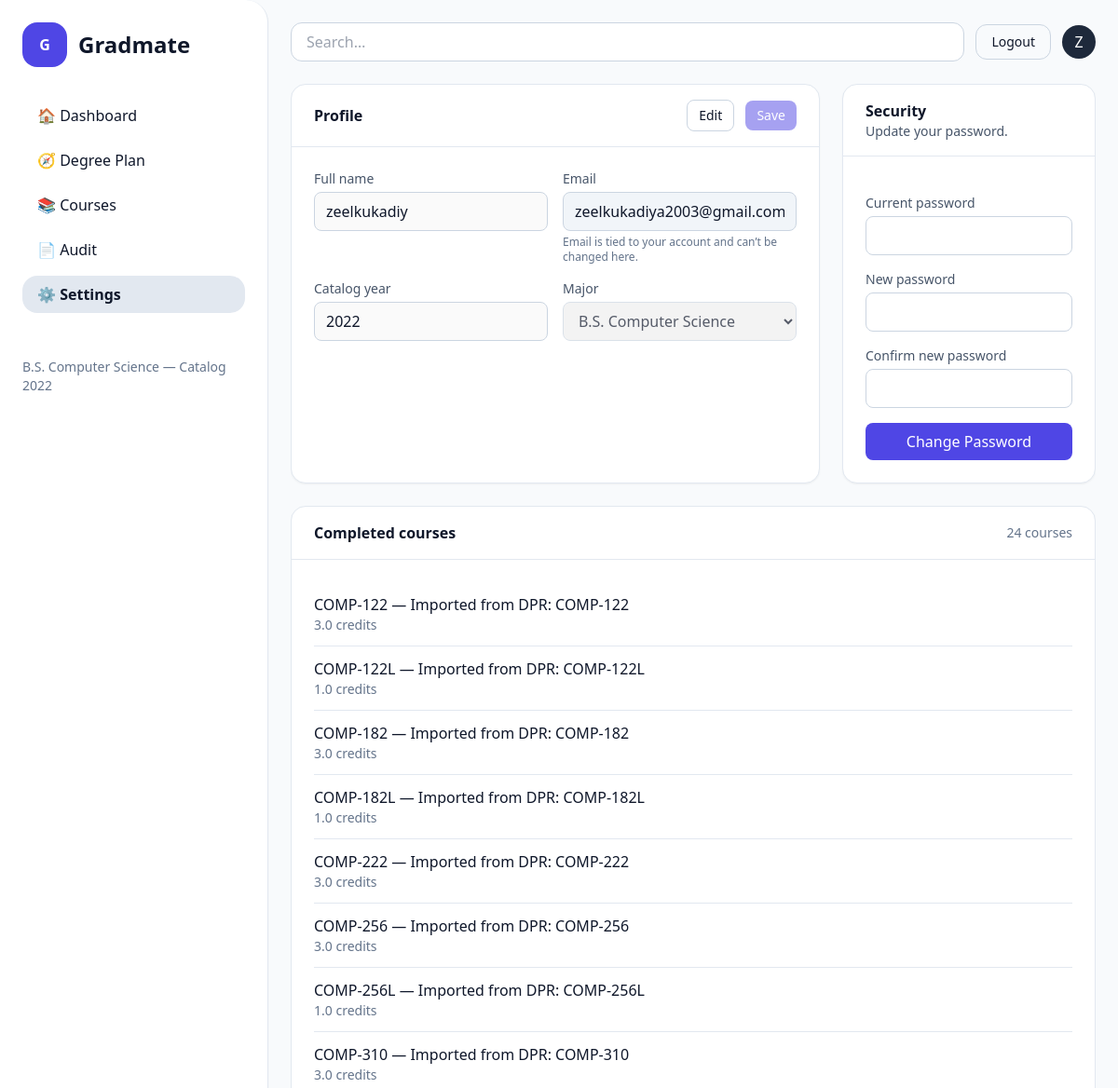
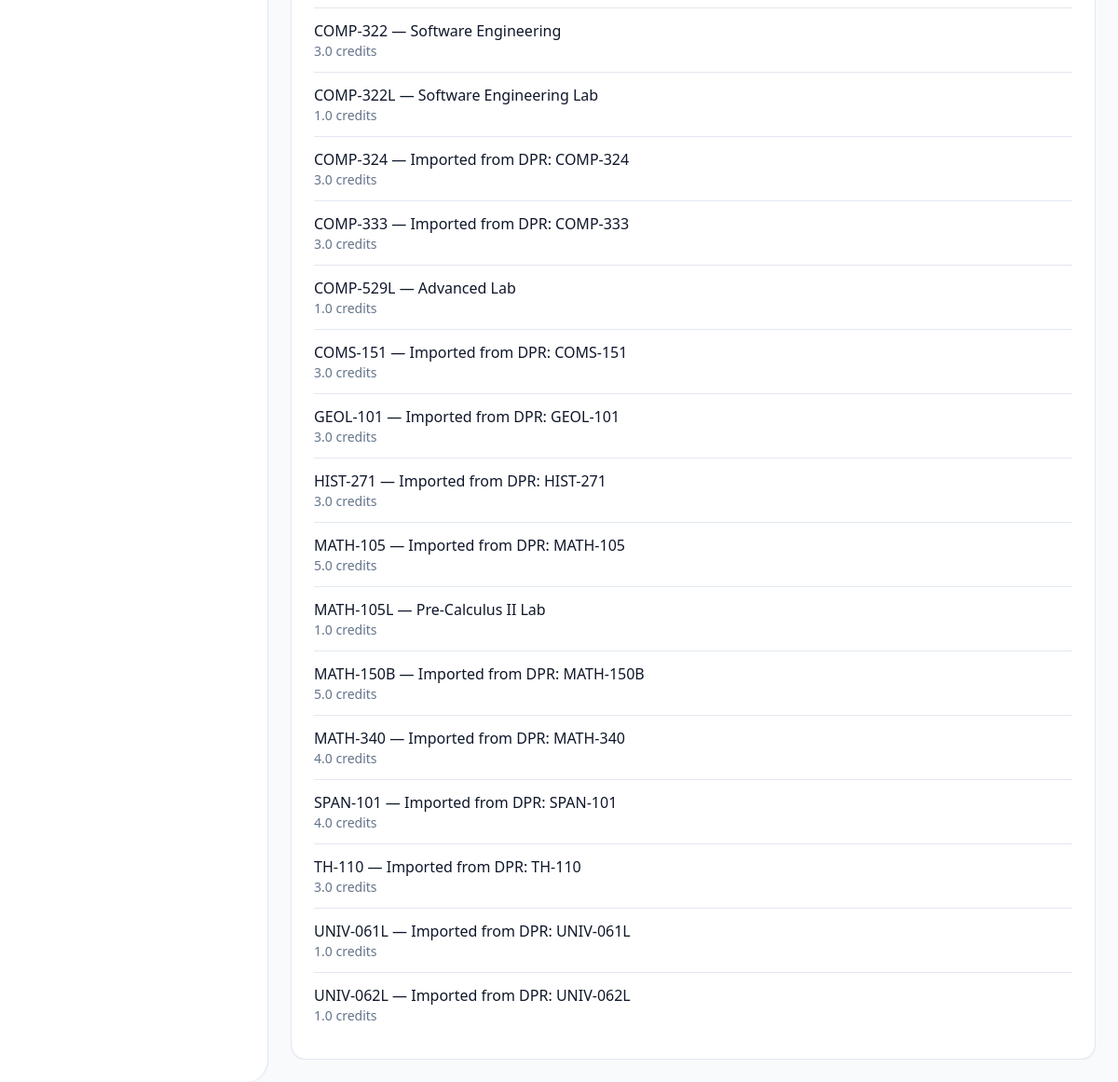
Page /settings/ (signed in) on the earlier database version (2 pictures, top to bottom).
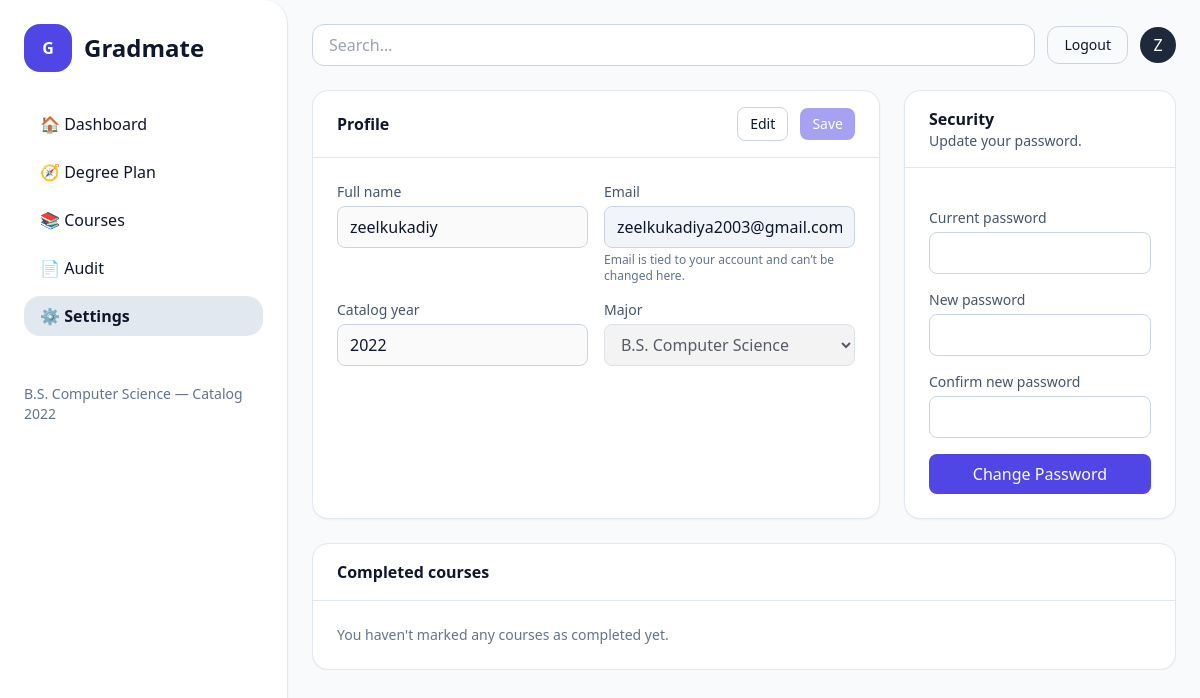
Same page on the later database version.
### users/models.py (models this page shows, shortened)
class CompletedClass(models.Model):
    profile = models.ForeignKey(
        StudentProfile, on_delete=models.CASCADE, related_name="completed_classes"
    )
    course = models.ForeignKey(
        Course, on_delete=models.CASCADE, related_name="completions"
    )
    term = models.CharField(max_length=12, blank=True)
    class Meta:
        unique_together = (("profile", "course"),)

class Course(models.Model):
    program = models.CharField(max_length=32, choices=StudentProfile.PROGRAM_CHOICES)
    catalog_year = models.PositiveSmallIntegerField(
        validators=[MinValueValidator(2000), MaxValueValidator(2100)]
    )
    tags = models.ManyToManyField(
        Tag,
        blank=True,
        related_name="courses",
        help_text="Optional labels like LAB, SUPPORT, GE-QR, etc.",
    )
    code = models.CharField(max_length=16)
    title = models.CharField(max_length=128)
    credits = models.DecimalField(max_digits=4, decimal_places=1, default=3.0)
    subject = models.CharField(max_length=32, blank=True, default="")
    level = models.CharField(max_length=50, null=True, blank=True)
    section = models.CharField(max_length=16, blank=True, default="")
    description = models.TextField(blank=True, default="")
    prerequisites = models.ManyToManyField(
        "self",
        symmetrical=False,
        blank=True,
        related_name="as_prerequisite_for",
    )
    corequisites = models.ManyToManyField(
        "self",
        symmetrical=False,
        blank=True,
        related_name="as_corequisite_for",
    )
    offered_in = models.ManyToManyField(Term, related_name="offerings", blank=True)
    PREREQ_MODES = (
        ("ALL", "All listed are required"),
        ("ANY", "Any one is sufficient"),
    )
    prereq_mode = models.CharField(max_length=3, choices=PREREQ_MODES, default="ALL")
    class Meta:
        unique_together = (("program", "catalog_year", "code"),)
        ordering = ["program", "catalog_year", "code"]

### users/views.py (the view, shortened to what this page needs)
# urls.py: path("settings/", users_views.settings_page, name="settings"),
@profile_required
def settings_page(request):
    profile = request.profile
    submit_kind = request.POST.get("form", "")
    profile_form = ProfileSettingsForm(
        request.user, profile,
        data=(request.POST if submit_kind == "profile" else None)
    )
    pwd_form = PasswordChangeForm(
        request.user,
        data=(request.POST if submit_kind == "password" else None)
    )
    completed_courses = (
        CompletedClass.objects
        .filter(profile=profile)
        .select_related("course")
        .order_by("course__subject", "course__code")
    )
    return render(request, "settings.html", {
        "profile_form": profile_form,
        "pwd_form": pwd_form,
        "profile": profile,
        "completed_courses": completed_courses,
    })

### users/forms.py (shortened to what this page needs)
class ProfileSettingsForm(forms.Form):
    full_name = forms.CharField(label="Full name", max_length=150)
    email = forms.EmailField(label="Email", disabled=True, required=False)
    catalog_year = forms.IntegerField(label="Catalog year", min_value=2000, max_value=2100)
    program = forms.ChoiceField(label="Major", choices=StudentProfile.PROGRAM_CHOICES)
    def __init__(self, user, profile, *args, **kwargs):
        super().__init__(*args, **kwargs)
        full = (user.get_full_name() or "").strip()
        self.fields["full_name"].initial = full if full else (user.username or "")
        self.fields["email"].initial = user.email
        self.fields["email"].disabled = True
        self.fields["catalog_year"].initial = profile.catalog_year
        self.fields["program"].initial = profile.program

### templates/settings.html (shortened to what the changed rows need)
{% extends "base.html" %}
{% block content %}
  <div class="overflow-y-auto" style="max-height: calc(100vh - 96px);">
    <div class="grid grid-cols-1 lg:grid-cols-3 gap-6">
      <section class="lg:col-span-2 bg-white rounded-2xl shadow-sm border border-slate-200">
        <div class="border-b border-slate-200 px-6 py-4 flex items-center justify-between">
          <h2 class="font-semibold">Profile</h2>
        </div>
      </section>
      <section class="bg-white rounded-2xl shadow-sm border border-slate-200">
        <div class="border-b border-slate-200 px-6 py-4">
          <h2 class="font-semibold">Security</h2>
        </div>
      </section>
      <section class="lg:col-span-3 bg-white rounded-2xl shadow-sm border border-slate-200">
        <div class="border-b border-slate-200 px-6 py-4 flex items-center justify-between">
          <h2 class="font-semibold">Completed courses</h2>
          {% if completed_courses %}
            <span class="text-sm text-slate-500">
              {{ completed_courses|length }} course{{ completed_courses|length|pluralize }}
            </span>
          {% endif %}
        </div>
        <div class="p-6">
          {% if completed_courses %}
            <ul class="divide-y divide-slate-200">
              {% for cc in completed_courses %}
                <li class="py-3">
                  <p class="font-medium">
                    {{ cc.course.code }} — {{ cc.course.title }}
                  </p>
                  <p class="text-sm text-slate-500">
                    {% if cc.course.credits %}
                      {{ cc.course.credits }} credits
                    {% endif %}
                  </p>
                </li>
              {% endfor %}
            </ul>
          {% else %}
            <p class="text-sm text-slate-500">
              You haven't marked any courses as completed yet.
            </p>
          {% endif %}
        </div>
      </section>
    </div>
  </div>
{% endblock %}

Differences in the rows shown:
removed CompletedClass: course.code "COMP-122", course "Imported from DPR: COMP-122", course.credits "3.0"
removed CompletedClass: course.code "COMP-122L", course "Imported from DPR: COMP-122L", course.credits "1.0"
removed CompletedClass: course.code "COMP-182", course "Imported from DPR: COMP-182", course.credits "3.0"
removed CompletedClass: course.code "COMP-182L", course "Imported from DPR: COMP-182L", course.credits "1.0"
removed CompletedClass: course.code "COMP-222", course "Imported from DPR: COMP-222", course.credits "3.0"
removed CompletedClass: course.code "COMP-256", course "Imported from DPR: COMP-256", course.credits "3.0"
removed CompletedClass: course.code "COMP-256L", course "Imported from DPR: COMP-256L", course.credits "1.0"
removed CompletedClass: course.code "COMP-310", course "Imported from DPR: COMP-310", course.credits "3.0"
removed CompletedClass: course.code "COMP-322", course "Software Engineering", course.credits "3.0"
removed CompletedClass: course.code "COMP-322L", course "Software Engineering Lab", course.credits "1.0"
removed CompletedClass: course.code "COMP-324", course "Imported from DPR: COMP-324", course.credits "3.0"
removed CompletedClass: course.code "COMP-333", course "Imported from DPR: COMP-333", course.credits "3.0"
removed CompletedClass: course.code "COMP-529L", course "Advanced Lab", course.credits "1.0"
removed CompletedClass: course.code "COMS-151", course "Imported from DPR: COMS-151", course.credits "3.0"
removed CompletedClass: course.code "GEOL-101", course "Imported from DPR: GEOL-101", course.credits "3.0"
removed CompletedClass: course.code "HIST-271", course "Imported from DPR: HIST-271", course.credits "3.0"
removed CompletedClass: course.code "MATH-105", course "Imported from DPR: MATH-105", course.credits "5.0"
removed CompletedClass: course.code "MATH-105L", course "Pre-Calculus II Lab", course.credits "1.0"
removed CompletedClass: course.code "MATH-150B", course "Imported from DPR: MATH-150B", course.credits "5.0"
removed CompletedClass: course.code "MATH-340", course "Imported from DPR: MATH-340", course.credits "4.0"
removed CompletedClass: course.code "SPAN-101", course "Imported from DPR: SPAN-101", course.credits "4.0"
removed CompletedClass: course.code "TH-110", course "Imported from DPR: TH-110", course.credits "3.0"
removed CompletedClass: course.code "UNIV-061L", course "Imported from DPR: UNIV-061L", course.credits "1.0"
removed CompletedClass: course.code "UNIV-062L", course "Imported from DPR: UNIV-062L", course.credits "1.0"
Other differences:
{{ completed_courses|length }}: "24" → (not shown)
text no longer shown: "course"
text now shown: "You haven't marked any courses as completed yet."
